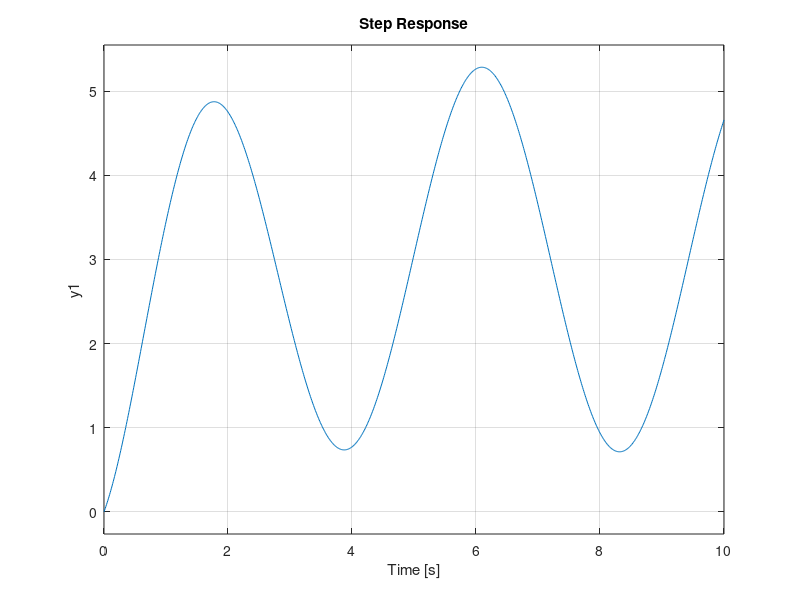

MATLAB code for this plot:
%laplace
clc
clear all
close all

s=tf('s')
g=(2*s^4+12*s^3+21*s^2+21*s+12)/(s^5+3*s^4+6*s^3+8*s^2+8*s+4)
t=0:0.01:10;
step(g,t)